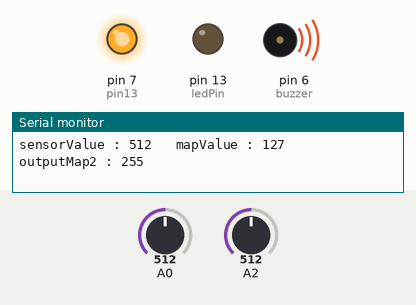
Bench run of a sketch on a simulated Arduino Uno, built with avr-gcc and run on an emulated ATmega328P. Shown: output pins drawn as LEDs (lit = HIGH), buzzer (waves = sounding), the last lines printed to the serial monitor. The inputs (shaded band) are chosen by the test bench; at power-on: A0 = 512, A2 = 512.

Above: at 2.0 s.
2.1 s: A0 set to 382
6.4 s: A0 set to 353
At 7.42 s:
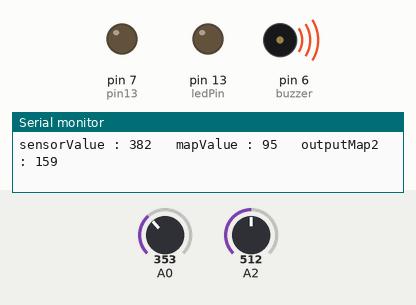
14.7 s: A0 set to 270
At 18.1 s:
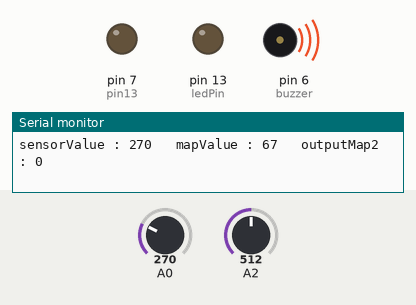
19.0 s: A0 set to 288
At 20.7 s:
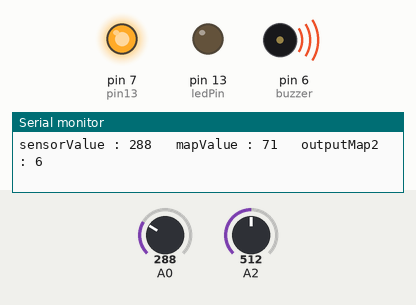
Timing chart, 0 to 28.3 s (numbered marks = the images above; inputs shaded):
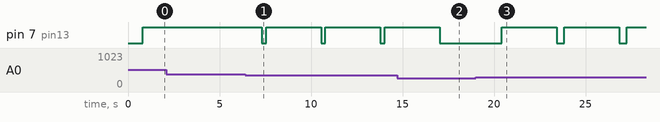

The sketch:

AnySensor.ino
```cpp
#include <SoftwareSerial.h>

SoftwareSerial mySerial(10, 11);

int pin13 = 7;
int ledPin = 13;
int buzzer = 6;
//int sensor = A0;
//const int soundPin = A2;
const int threshold = 1000;
int cry = 0;


void setup() {

  mySerial.begin(9600);
  Serial.begin(9600);
  pinMode(pin13, OUTPUT);
  pinMode(pin13, LOW);
  pinMode(buzzer, OUTPUT);
  pinMode(ledPin, OUTPUT);
  pinMode(A2, INPUT);


  beep(50);
  beep(200);
  beep(50);
  beep(100);
}

void loop() {


  int sensorValue = analogRead(A0);
  int soundsens = analogRead(A2);

  int outputvalue = map(sensorValue, 0, 1023, 0, 255);
  int outputMap2 = 0;
  int outputBuzzer = 0;


  if (sensorValue > 280) {
    outputMap2 = map(outputvalue, 70, 110, 0, 255);
    outputMap2 = constrain(outputMap2, 0, 255);
    outputBuzzer = 254 - map(outputvalue, 70, 110, 50, 254);
    analogWrite(pin13, outputMap2);
    beep(outputBuzzer);
    mySerial.print(sensorValue);
    digitalWrite(pin13, HIGH);
  }
  else {

    analogWrite(pin13, 0);
    mySerial.print(sensorValue);
    digitalWrite(pin13, LOW);
  }
  Serial.print("sensorValue : ");
  Serial.print(sensorValue, DEC);
  Serial.print("\t mapValue : ");
  Serial.print(outputvalue, DEC);
  Serial.print("\t outputMap2 : ");
  Serial.println(outputMap2, DEC);

  delay(3000);


//  if (soundsens >= threshold)
//  {
//    for (int i=0; i<10; i++){
//      if (soundsens >= threshold){
//        cry++;
//      }
//
//    }
//    if (cry>=9){
//      digitalWrite(ledPin, HIGH);
//
//      Serial.print("Voiceeeee : ");
//      Serial.println(soundsens);
//      delay(1000);
//      cry = 0;
//    }
//
//  }
//  else
//  {
//    digitalWrite(ledPin, LOW);
//    Serial.print("Voiceeee :");
//    Serial.println(soundsens);
//    delay(500);
//  }

}

void beep(unsigned char delayms) {
  analogWrite(buzzer, 150);
  delay(delayms);
  analogWrite(buzzer, 0);
  delay(delayms);
}
```

Measured:
- the behaviour switches between 366 and 365 on A0 (found by bisection; images 0 and 1)
- the behaviour switches between 280 and 281 on A0 (found by bisection; images 2 and 3)
- after the input at 6.4 s, pin 7 (pin13): alternates HIGH for 3.0 s and LOW for 0.24 s, starting after 0.90 s
- after the input at 14.7 s, pin 7 (pin13): goes on until 17.0 s, then stays LOW
- after the input at 19.0 s, pin 7 (pin13): alternates HIGH for 3.0 s and LOW for 0.40 s, starting after 1.4 s
